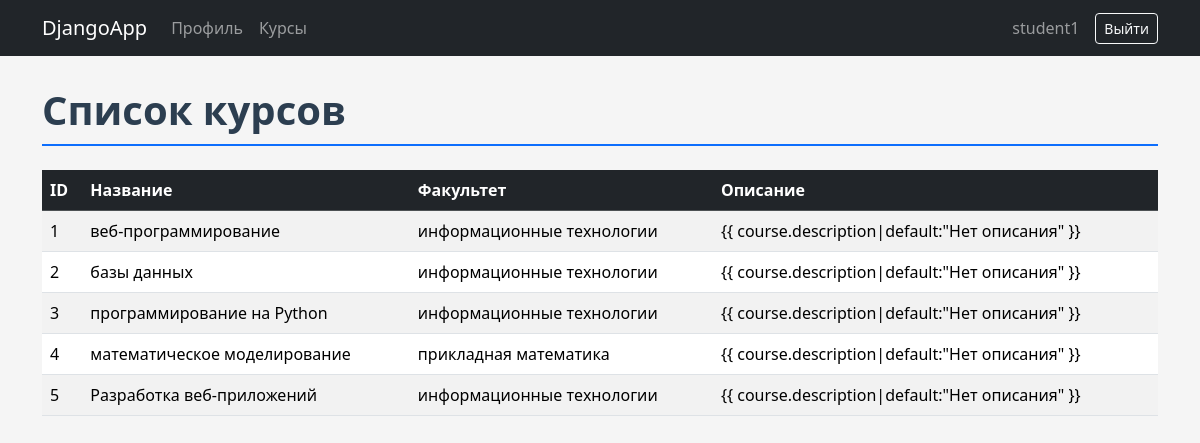
The page /courses/ (signed in) on the database its author committed.
### accounts/models.py (models this page shows, shortened)
class Course(models.Model):
    title = models.CharField(max_length=200)
    description = models.TextField(
        blank=True
    )
    department = models.ForeignKey(
        Department,
        on_delete=models.CASCADE,
        related_name='courses'
    )

class Department(models.Model):
    name = models.CharField(max_length=200)

### accounts/views.py (the view)
@login_required
def course_list(request):
    courses = Course.objects.select_related('department').all()
    return render(
        request,
    'course_list.html',
    {
        'courses': courses,
    }
)

### templates/course_list.html (shortened to what this page needs)
{% extends 'base.html' %}
{% block content %}
<h1 class="mb-4">
    Список курсов
</h1>
<table class="table table-striped table-hover">
    <thead class="table-dark">
        <tr>
            <th>ID</th>
            <th>Название</th>
            <th>Факультет</th>
            <th>Описание</th>
        </tr>
    </thead>
    <tbody>
        {% for course in courses %}
            <tr>
                <td>
                    {{ course.id }}
                </td>
                <td>
                    {{ course.title }}
                </td>
                <td>
                    {{ course.department.name }}
                </td>
                <td>
                    {{ course.description|default:"Нет
описания" }}
                </td>
            </tr>
        {% empty %}
            <tr>
                <td colspan="4">
                    Курсов пока нет.
                </td>
            </tr>
        {% endfor %}
    </tbody>
</table>
{% endblock %}

### templates/base.html (shortened to what this page needs)
{% load static %}
<!DOCTYPE html>
<html lang="ru">
<head>
    <link rel="stylesheet"
          href="{% static 'vendor/bootstrap/css/bootstrap.min.css' %}">
    <link rel="stylesheet"
          href="{% static 'css/style.css' %}">
</head>
<body>
<nav class="navbar navbar-expand-lg navbar-dark bg-dark">
    <div class="container">
        <a class="navbar-brand" href="/profile/">
            DjangoApp
        </a>
        <div class="navbar-nav me-auto">
            <a class="nav-link" href="/profile/">
                Профиль
            </a>
            <a class="nav-link" href="/courses/">
                Курсы
            </a>
        </div>
        {% if user.is_authenticated %}
            <span class="navbar-text me-3">
                {{ user.username }}
            </span>
            <form method="post" action="/accounts/logout/">
                <button class="btn btn-outline-light btn-sm"
                        type="submit">
                    Выйти
                </button>
            </form>
        {% endif %}
    </div>
</nav>
<div class="container page-container">
    {% block content %}
    {% endblock %}
</div>
</body>
</html>

### static/css/style.css (style rules this page uses)
body { background-color: #f5f5f5; }
.page-container { margin-top: 30px; }
h1, h2 { color: #2c3e50; font-weight: 700; border-bottom: 2px solid #0d6efd; padding-bottom: 10px; }
.table tbody tr { transition: transform 0.2s ease; }

### rows shown on the page
Course: id "1", title "веб-программирование", department.name "информационные технологии"
Course: id "2", title "базы данных", department.name "информационные технологии"
Course: id "3", title "программирование на Python", department.name "информационные технологии"
Course: id "4", title "математическое моделирование", department.name "прикладная математика"
Course: id "5", title "Разработка веб-приложений", department.name "информационные технологии"

### other values the page prints
{{ user.username }} "student1"
